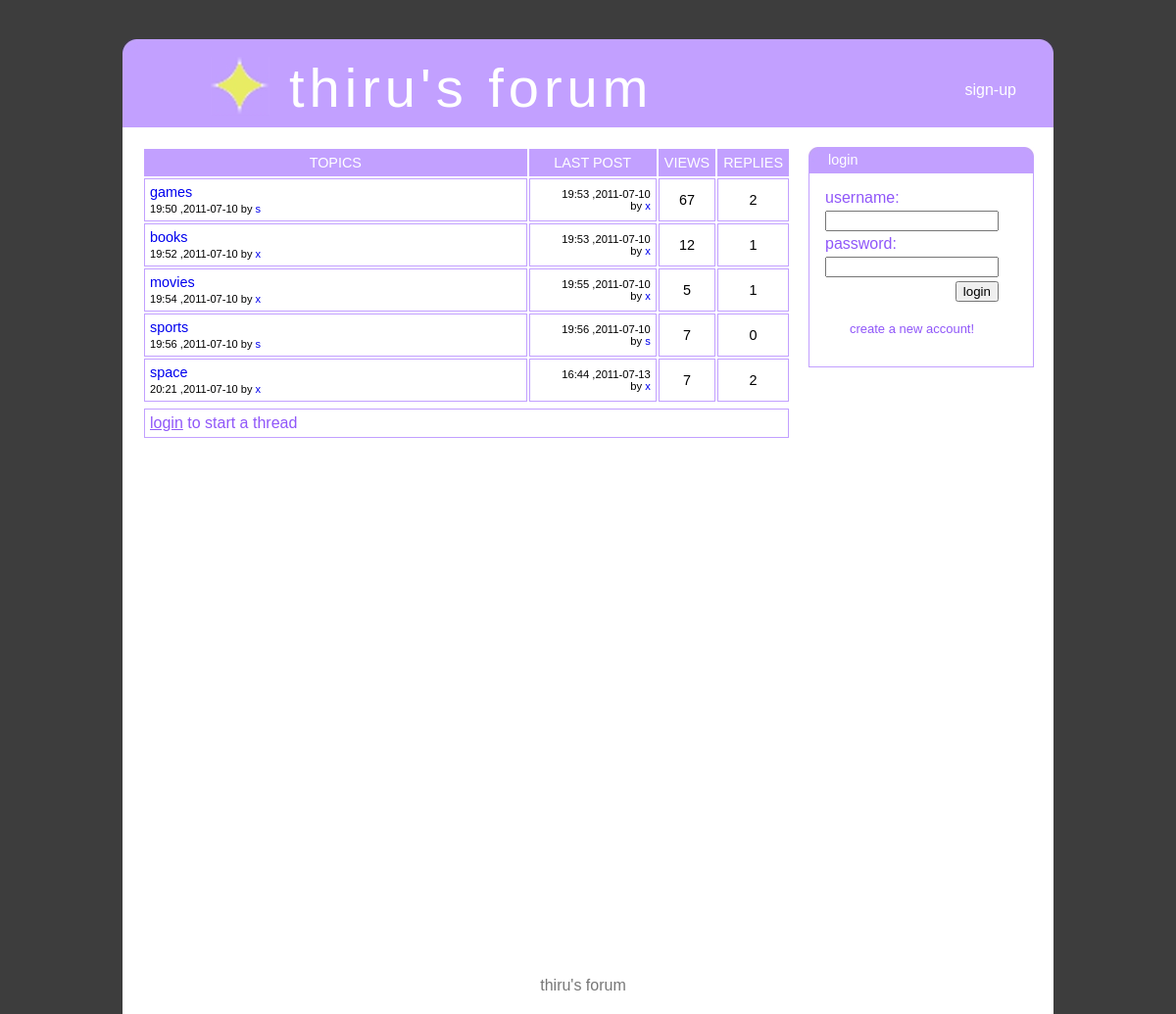
The page / on the database its author committed.
### tables this page shows
CREATE TABLE IF NOT EXISTS `postx` (
  `post_id` int(11) NOT NULL,
  `parent_id` int(11) NOT NULL,
  `username` varchar(30) NOT NULL,
  `title` varchar(30) NOT NULL,
  `content` text NOT NULL,
  `time` time NOT NULL,
  `date` date NOT NULL
);

CREATE TABLE IF NOT EXISTS `viewx` (
  `parent_id` int(11) NOT NULL,
  `views` int(11) NOT NULL
);

### index.php (the view, shortened to what this page needs)
<!DOCTYPE HTML PUBLIC "-//W3C//DTD HTML 4.01//EN"
        "http://www.w3.org/TR/html4/strict.dtd">
<html>
      <head>
            <link href="styx.css" rel="stylesheet" type="text/css">
     </head>
      <body>
         <div id="cz" style="margin-top:40px;text-align:left;">
             <div id="header">
                 <div>
                 <img src="leftcurve.jpeg" style="float:left;">
                 <img src="rightcurve.jpeg" style="float:right;">
                 </div>
                  <br>
                           <div style="margin-left:90px;">
                               <img src="sign.jpeg">
                               <div id="h">thiru's forum</div>
                           </div>
                         <div id="linkx">
                         <ul>
                      <li><a href='signup.php'>sign-up</a></li>
                        </ul>
                        </div>
                </div>
       <div id="cont">
                 <div id="leftx">
                 <table id="tablex" >
     <tr id="tr1x"><td width="50%">TOPICS</td><td>LAST POST</td><td>VIEWS</td><td>REPLIES</td>
</tr>
           <?php
            $con2=mysql_connect("localhost","root","") or die(mysql_error());
            $sq5="SELECT * FROM postx WHERE post_id=parent_id ORDER BY parent_id;";
            $res1=mysql_query($sq5,$con2);
            while($row=mysql_fetch_array($res1))
{
               $parent1x=$row["parent_id"];
              $sq3="SELECT count(*) FROM postx WHERE parent_id='{$parent1x}' AND parent_id<>post_id ;";
                  $re2=mysql_query($sq3,$con2);
                  $count=mysql_fetch_assoc($re2);
               foreach($count as $name=>$value)
                     {
                    $re6=$value;
                     }
        $sq4="SELECT * FROM postx WHERE post_id=(SELECT MAX(post_id) FROM postx WHERE parent_id='{$parent1x}');";
$re3=mysql_query($sq4,$con2);
while($count2=mysql_fetch_array($re3))
{
$time2=$count2["time"];
$day2=$count2["date"];
$author2=$count2["username"];
}
$sq10="SELECT views FROM viewx WHERE parent_id=".$row["parent_id"].";";
$re11=mysql_query($sq10,$con2);
$vs=mysql_fetch_array($re11);
$views=$vs["views"];
             echo    " <tr>
  <td width='60%' style='text-align:left;' ><a href='rex.php?xs=".$row["parent_id"]."' >".$row["title"]."</a><br><span style='font-size:77%'>".substr($row["time"],0,5)." ,".$row["date"]." by <a href='prox.php?xf=".$row["username"]."'>".$row["username"]."</a></span>
                        </td>
                        <td style='text-align:right;font-size:70%;' width='20%' >".substr($time2,0,5)." ,".$day2."<br> by <a href='prox.php?xf=".$author2."'>".$author2." </a></td>
                        <td>".$views."</td>
                        <td >".$re6."</td>
</tr>"   ;
       }
             ?>
                 </table>
               <?php
                   if(isset($_SESSION["usrx"]))
                   {
                     echo "  <div id='threadx'>
                         <div id='h3' >
                               <div class='lt'> START THREAD</div>
                          </div>
                    <div id='cthreadx'>
                                  <form >
                             <table>
                                <tr><td align='right'>Title :</td><td><input style='border: 1px inset;' type='text' id='tix' name='titlex'></td><td id='lok1' class='yut'></td></tr>
                                <tr><td valign='top' align='right'>Content :</td><td><textarea style='border: 1px inset;' id='cox' name='contentx' rows='4' cols='50'></textarea></td><td id='lok2' class='yut'></td></tr>
                                 <tr><td colspan='2' align='right'><input type='button' value='submit' onclick='ithread();'></td></tr>
                            </table>
                                  </form>
                     </div>
                             </div>";
                   }
                  else
                      echo "<div id='ct1'><a href='xlogin.php'>login</a> to start a thread</div>";
                ?>
                 </div>
                 <div id="rightx">
                               <div id="h2" >
                           <img src="l2.jpeg" style="float:left;">
                             <img src="r2.jpeg" style="float:right;">
                    <?php      if(isset($_SESSION["usrx"]))
                               {
                                 echo "<div class='lt'>user details</div></div>
                               <div id='logbox'>";
                              }
                         else
                              {
                                 echo "<div class='lt' >login</div></div>
                               <div id='logbox'>";
                               }
                  if(isset($_SESSION["usrx"]))
               {
               $usx5=$_SESSION["usrx"];
              $sq31="SELECT joindate,picture FROM userx WHERE username='{$usx5}';";
              $count31=mysql_query($sq31,$con2) or die(mysql_error());
              $count39=mysql_fetch_array($count31);
              $sq32="SELECT count(*) AS pox FROM postx WHERE username='{$usx5}';";
              $count32=mysql_query($sq32,$con2) or die(mysql_error());
              $count40=mysql_fetch_array($count32);
                    echo "<span class='lt7'>$usx5</span><br><br>
                         <div id='picx' style='text-align:center;'>  <img src='".$count39["picture"]."' height='100' width='120'>  </div>
                         <div class='sd3'>
                        <strong>no.posts : </strong>".$count40["pox"]."<br>
                        <strong>joined : </strong>".$count39["joindate"]."<br>
                        <strong>last visit </strong>: ";
         if(isset($_SESSION["lastd"]))
                 {
                  echo  substr($_SESSION["lastd"],0,-3);
                }
        echo   "
                          </div>  ";
                 }
              else
                 {
                     echo "<table>";
                echo    "   <form method='POST' action='login.php'>
                             <tr>
                                         <td>
                            username:
                                         </td>
                             </tr>
                              <tr>
                                          <td>
                            <input type='text' size='19' name='usr'>
                                          </td>
                              </tr>
                              <tr>
                                          <td>
                             password:
                                          </td>
                              </tr>
                              <tr>
                                           <td >
                             <input type='password' size='19' name='pass'>
                                           </td>
                              </tr>
                              <tr>
                                            <td align='right'>
                             <input  type='submit' value='login'>
                                            </td>
                              </tr>
                               <tr>
                                            <td style='padding:15px;' align='center'>
                               <a href='signup.php'>create a new account!</a>
                                            </td>
                               </tr> </form>";}  ?>
                      </table>
                                </div>
                </div>
         </div>
                 <div id="footer">
                     thiru's forum
                 </div>
          </div>
     </body>
</html>

### styx.css (style rules this page uses)
body { margin:0; font-family:verdana,sans-serif; background-color:#3d3d3d; text-align:center; }
#cz { width:950px; background-color:#FFFFFF; display:table; margin:0 auto; }
#header { background-color:#c2a0ff; height:90px; color:#ffffff; }
#cont { background-color:#ffffff; }
#footer { color:#777777; text-align:center; width:900px; display:table; padding:20px; }
#h { margin-top:-65px; margin-left:80px; font-family:ubuntu,verdana,sans-serif; letter-spacing:5px; font-size:3.5em; }
#linkx { float:right; margin-top:-63px; margin-right:30px; }
#linkx li { list-style-type:none; float:left; padding:8px; }
#linkx a { text-decoration:none; color:#ffffff; font-size:16px; }
#logbox { padding:13px; }
#rightx { background-color:#ffffff; float:right; border-left:1px solid #c2a0ff; border-right:1px solid #c2a0ff; border-bottom:1px solid #c2a0ff; width:228px; margin-right:20px; margin-top:20px; margin-bottom:20px; }
#leftx { float:left; margin-top:20px; margin-left:20px; width:660px; background-color:#ffffff; margin-bottom:500px; }
#h2 { margin-left:-1px; background-color:#c2a0ff; height:27px; width:230px; }
.lt { color:#ffffff; padding:5px; font-size:90%; }
#logbox td { font-size:16px; color:#9057f9; }
#logbox a { color:#9057f9; text-decoration:none; font-size:13px; }
#tablex { width:662px; border-collapse:separate; border-spacing:2px; }
#tablex td { padding:5px; border:1px solid #c2a0ff; text-align:center; font-size:90%; }
#tablex td a { text-decoration:none; }
#tr1x td { background-color:#c2a0ff; color:#ffffff; text-align:center; font-size:90%; }
#ct1 { color:#9057f9; padding:5px; border:1px solid #c2a0ff; margin-top:5px; margin-left:2px; background-color:#ffffff; margin-bottom:30px; }
#ct1 a { color:#9057f9; }

### rows shown on the page
postx: title "games", time "19:50", date "2011-07-10", username "s", postx.time "19:53", postx.date "2011-07-10", postx.username "x", parent.views "67", re6 "2"
postx: title "books", time "19:52", date "2011-07-10", username "x", postx.time "19:53", postx.date "2011-07-10", postx.username "x", parent.views "12", re6 "1"
postx: title "movies", time "19:54", date "2011-07-10", username "x", postx.time "19:55", postx.date "2011-07-10", postx.username "x", parent.views "5", re6 "1"
postx: title "sports", time "19:56", date "2011-07-10", username "s", parent.views "7", re6 "0"
postx: title "space", time "20:21", date "2011-07-10", username "x", postx.time "16:44", postx.date "2011-07-13", postx.username "x", parent.views "7", re6 "2"
